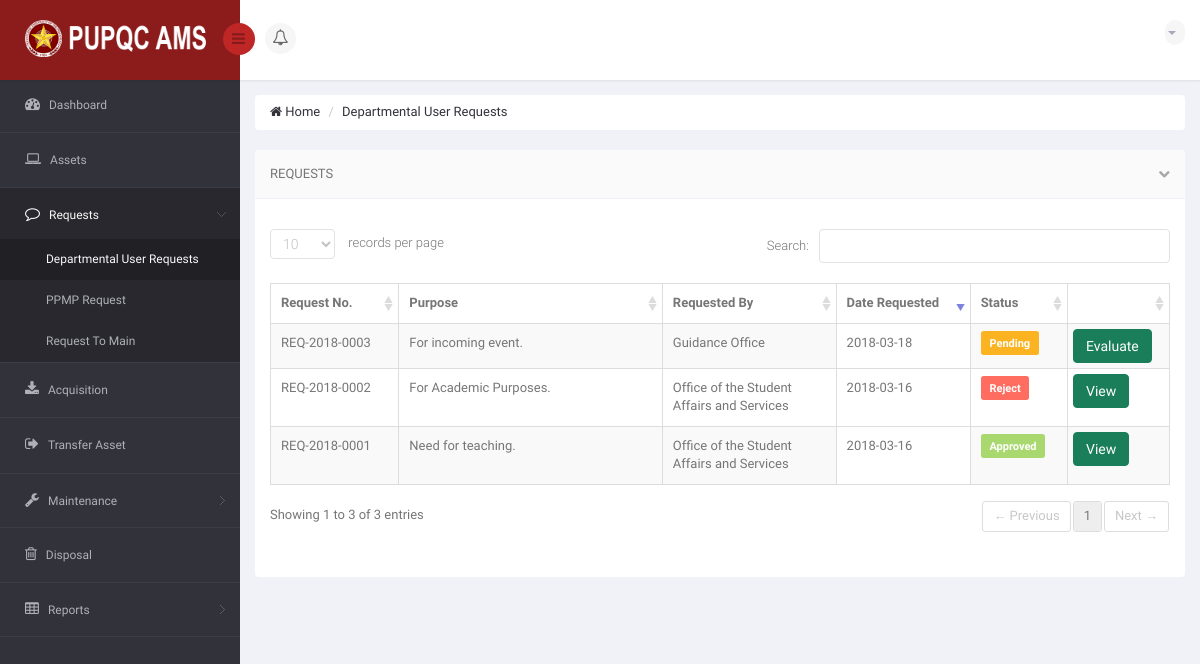
Page /DIR/PropertyOfficer/PODURequests.php (signed in) on the earlier database version.
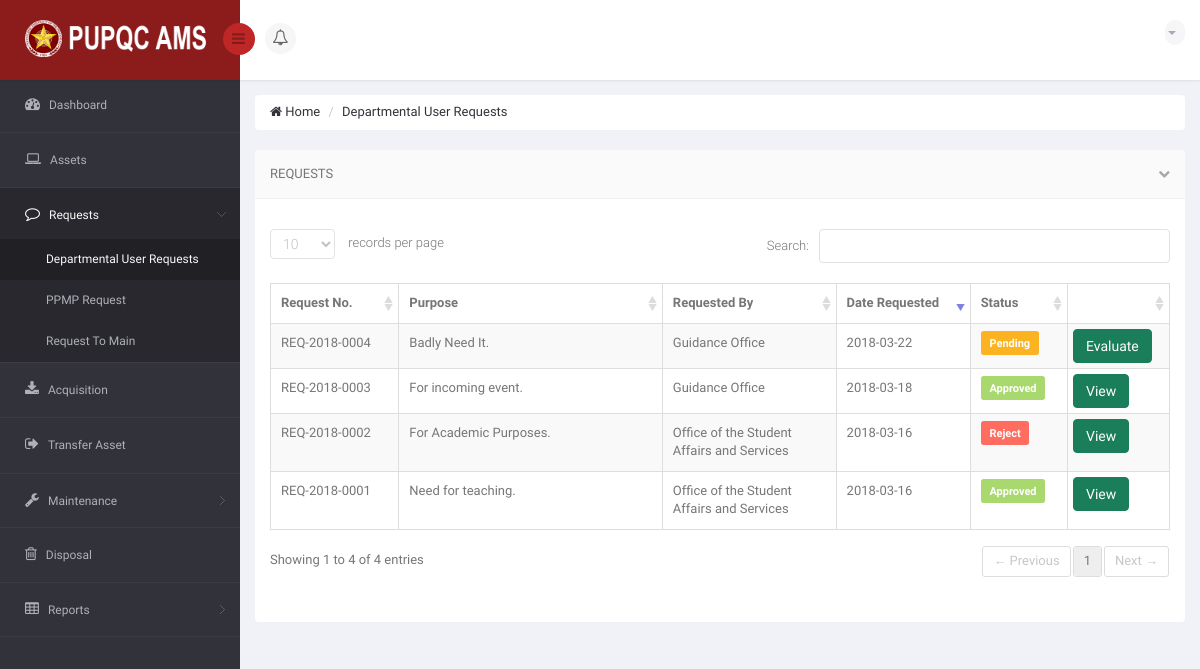
Same page on the later database version.
### tables this page shows
CREATE TABLE `ams_t_user_request_summary` (
  `URS_ID` int(11) NOT NULL,
  `URS_NO` varchar(15) NOT NULL,
  `URS_REQUEST_DATE` date NOT NULL,
  `URS_PURPOSE` varchar(350) NOT NULL,
  `URS_STATUS_TO_PO` varchar(25) NOT NULL DEFAULT 'Pending',
  `URS_APPROVED_DATE` date DEFAULT NULL,
  `URS_REJECT_DATE` date DEFAULT NULL,
  `URS_REMARKS` varchar(350) DEFAULT NULL,
  `URS_VIEW_BY_USER` int(11) NOT NULL DEFAULT '0',
  `URS_VIEW_BY_PO` int(11) NOT NULL DEFAULT '0',
  `URS_VIEW_BY_USER_MAIN` int(11) NOT NULL DEFAULT '0',
  `URS_VIEW_CLICKED` int(11) NOT NULL DEFAULT '0'
);

CREATE TABLE `ams_r_office` (
  `O_ID` int(11) NOT NULL,
  `O_CODE` varchar(50) NOT NULL,
  `O_NAME` varchar(120) NOT NULL,
  `C_ID` int(11) NOT NULL
);

### DIR/PropertyOfficer/PODURequests.php (the view, shortened to what this page needs)
<!DOCTYPE html>
<html lang="en">
<head>
    <link href="../../bs3/css/bootstrap.min.css" rel="stylesheet">
    <link href="../../css/bootstrap-reset.css" rel="stylesheet">
    <link href="../../font-awesome/css/font-awesome.css" rel="stylesheet" />
    <link href="../../js/advanced-datatable/css/demo_page.css" rel="stylesheet" />
    <link href="../../js/advanced-datatable/css/demo_table.css" rel="stylesheet" />
    <link rel="stylesheet" href="../../js/data-tables/DT_bootstrap.css" />
    <link href="../../css/style.css" rel="stylesheet">
    <link href="../../css/style-responsive.css" rel="stylesheet" />
    <link href="../../js/iCheck/skins/minimal/minimal.css" rel="stylesheet">
    <link href="../../js/iCheck/skins/minimal/red.css" rel="stylesheet">
    <link href="../../js/iCheck/skins/minimal/green.css" rel="stylesheet">
    <link href="../../js/iCheck/skins/minimal/blue.css" rel="stylesheet">
    <link href="../../js/iCheck/skins/minimal/yellow.css" rel="stylesheet">
    <link href="../../js/iCheck/skins/minimal/purple.css" rel="stylesheet">
    <link href="../../js/iCheck/skins/square/square.css" rel="stylesheet">
    <link href="../../js/iCheck/skins/square/red.css" rel="stylesheet">
    <link href="../../js/iCheck/skins/square/green.css" rel="stylesheet">
    <link href="../../js/iCheck/skins/square/blue.css" rel="stylesheet">
    <link href="../../js/iCheck/skins/square/yellow.css" rel="stylesheet">
    <link href="../../js/iCheck/skins/square/purple.css" rel="stylesheet">
    <link href="../../js/iCheck/skins/flat/grey.css" rel="stylesheet">
    <link href="../../js/iCheck/skins/flat/red.css" rel="stylesheet">
    <link href="../../js/iCheck/skins/flat/green.css" rel="stylesheet">
    <link href="../../js/iCheck/skins/flat/blue.css" rel="stylesheet">
    <link href="../../js/iCheck/skins/flat/yellow.css" rel="stylesheet">
    <link href="../../js/iCheck/skins/flat/purple.css" rel="stylesheet">
    <link rel="stylesheet" type="text/css" href="../../js/select2/select2.css" />
    <link rel="stylesheet" type="text/css" href="../../js/bootstrap-daterangepicker/daterangepicker-bs3.css" />
    <link rel="stylesheet" type="text/css" href="../../js/bootstrap-datetimepicker/css/datetimepicker.css" />
    <link rel="stylesheet" type="text/css" href="../../js/bootstrap-datepicker/css/datepicker.css" />
    <link href="../../js/plugins/sweetalert/sweetalert.css" type="text/css" rel="stylesheet" media="screen,projection">
</head>
<body>
<section id="container" >
<header class="header fixed-top clearfix">
<div class="brand">
    <a href="PODashboard.php" class="logo">
        <img src="../../images/pupqcnew.png" style="width: 193px; height: 37px;" alt="">
    </a>
    <div class="sidebar-toggle-box">
        <div class="fa fa-bars"></div>
    </div>
</div>
<div class="nav notify-row" id="top_menu">
    <ul class="nav top-menu">
        <li id="header_notification_bar" class="dropdown">
            <a data-toggle="dropdown" class="dropdown-toggle" href="#">
                <i class="fa fa-bell-o"></i>
            </a>
        </li>
    </ul>
</div>
<div class="top-nav clearfix">
    <ul class="nav pull-right top-menu">
        <li class="dropdown">
            <a data-toggle="dropdown" class="dropdown-toggle" href="#">
                <?php
                    include('../Connection/db.php');
                  ?>
                <b class="caret"></b>
            </a>
        </li>
    </ul>
</div>
</header>
<aside>
    <div id="sidebar" class="nav-collapse">
        <div class="leftside-navigation">
    <ul class="sidebar-menu" id="nav-accordion">
        <li>
            <a href="PODashboard.php">
                <i class="fa fa-dashboard"></i>
                <span>Dashboard</span>
            </a>
        </li>
        <li>
            <a href="POAsset.php">
                <i class="fa fa-laptop"></i>
                <span>Assets</span>
            </a>
        </li>
        <li class="sub-menu">
            <a href="javascript:;" class="active">
                <i class="fa fa-comment-o"></i>
                <span>Requests</span>
            </a>
            <ul class="sub">
                <li class="active"><a href="PODURequests.php">Departmental User Requests</a></li>
                <li><a href="POPPMP.php">PPMP Request</a></li>
                <li><a href="PORequestToMain.php">Request To Main</a></li>
            </ul>
        </li>
        <li>
            <a href="POAcquisition.php">
                <i class="fa fa-download"></i>
                <span>Acquisition</span>
            </a>
        </li>
        <li>
            <a href="POTransferAsset.php">
                <i class="fa fa-sign-out"></i>
                <span>Transfer Asset</span>
            </a>
        </li>
        <li class="sub-menu">
            <a href="javascript:;">
                <i class="fa fa-wrench"></i>
                <span>Maintenance</span>
            </a>
        </li>
        <li>
            <a href="PODisposal.php">
                <i class="fa fa-trash-o"></i>
                <span>Disposal</span>
            </a>
        </li>
        <li class="sub-menu">
            <a href="javascript:;">
                <i class="fa fa fa-table"></i>
                <span>Reports</span>
            </a>
        </li>
    </ul>
</div
    </div>
</aside>
    <section id="main-content">
        <section class="wrapper">
            <div class="row">
                <div class="col-md-12">
                    <ul class="breadcrumb">
                        <li><a href="PODashboard.php"><i class="fa fa-home"></i> Home</a></li>
                        <li><a href="PORequisitionRequests.php">Departmental User Requests</a></li>
                    </ul>
                </div>
            </div>
            <div class="row">
                <div class="col-sm-12">
                    <section class="panel">
                        <header class="panel-heading">
                            Requests
                            <span class="tools pull-right">
                                <a href="javascript:;" class="fa fa-chevron-down"></a>
                             </span>
                        </header>
                        <div class="panel-body">
                            <div class="adv-table">
                                <table  class="display table table-bordered table-striped" id="dynamic-table">
                                    <thead>
                                        <tr>
                                            <th style="width: 135px;">Request No.</th>
                                            <th style="">Purpose</th>
                                            <th style="width: 175px;">Requested By</th>
                                            <th style="width: 140px;">Date Requested</th>
                                            <th style="width: 100px;">Status</th>
                                            <th style="width: 95px;"></th>
                                        </tr>
                                    </thead>
                                    <tbody>
                                        <?php
                                            $sql = "SELECT * FROM `ams_t_user_request_summary` AS URS INNER JOIN `ams_t_user_request` AS UR ON UR.URS_ID = URS.URS_ID INNER JOIN `ams_r_employee_profile` AS EP ON UR.EP_ID = EP.EP_ID INNER JOIN `ams_r_office` AS O ON EP.O_ID = O.O_ID GROUP BY URS.URS_ID ORDER BY URS.URS_REQUEST_DATE DESC, URS.URS_ID DESC";
                                            $result = mysqli_query($connection, $sql) or die("Bad Query: $sql");
                                            while($row = mysqli_fetch_assoc($result))
                                            {
                                              $id = $row['URS_ID'];
                                              $no = $row['URS_NO'];
                                              $date = $row['URS_REQUEST_DATE'];
                                              $purpose = $row['URS_PURPOSE'];
                                              $officename = $row['O_NAME'];
                                              $statuz = $row['URS_STATUS_TO_PO'];
                                        ?>
                                        <tr class="gradeX">
                                            <td> <?php echo $no; ?> </td>
                                            <td> <?php echo $purpose; ?> </td>
                                            <td> <?php echo $officename; ?> </td>
                                            <td> <?php echo $date; ?> </td>
                                            <?php
                                                if ($statuz == 'Pending')
                                                {
                                            ?>
                                            <td> <p class="label label-warning label-mini" style="font-size: 11px;"> <?php echo $statuz; ?> </p>
                                            </td>
                                            <td>
                                                <a href="POViewRequestFromDU.php?viewrequests=<?php echo $id; ?>" class="btn btn-success" style="margin: -5px;">Evaluate</a>
                                            </td>
                                            <?php
                                                }
                                                elseif ($statuz == 'Approved')
                                                {
                                            ?>
                                            <td> <p class="label label-success label-mini" style="font-size: 11px;"> <?php echo $statuz; ?> </p>
                                            </td>
                                            <td>
                                                <a href="POViewRequestToMain.php?reqmain=<?php echo $id; ?>" class="btn btn-success" style="margin: -5px;" >View</a>
                                            </td>
                                            <?php
                                                }
                                                elseif ($statuz == 'Reject')
                                                {
                                            ?>
                                            <td> <p class="label label-danger label-mini" style="font-size: 11px;"> <?php echo $statuz; ?> </p>
                                            </td>
                                            <td>
                                                <a href="POViewRejectedRequestByPO.php?reqnnumber=<?php echo $id; ?>" class="btn btn-success" style="margin: -5px;" >View</a>
                                            </td>
                                            <?php
                                                }
                                            ?>
                                        </tr>
                                        <?php
                                            }
                                        ?>
                                    </tbody>
                                </table>
                            </div>
                        </div>
                    </section>
                </div>
            </div>
        </section>
    </section>
</section>
</body>
</html>

### js/advanced-datatable/css/demo_table.css (style rules this page uses)
table.display { margin: 0 auto; clear: both; width: 100%; }
table.display thead th { padding: 3px 18px 3px 10px; border-bottom: 1px solid black; font-weight: bold; cursor: pointer; * cursor: hand; }
table.display td { padding: 3px 10px; }
.sorting_desc { background: url('../images/sort_desc.png') no-repeat center right; }
.sorting { background: url('../images/sort_both.png') no-repeat center right; }
table.display tr.odd.gradeX { background-color: #ffdddd; }
table.display tr.even.gradeX { background-color: #ffeeee; }
tr.odd { background-color: #F9F9F9; }
tr.even { background-color: white; }
tr.odd td.sorting_1 { background-color: #D3D6FF; }
tr.even td.sorting_1 { background-color: #EAEBFF; }
tr.odd.gradeX td.sorting_1 { background-color: #ffc4c4; }
tr.even.gradeX td.sorting_1 { background-color: #ffd5d5; }
table.display tr.gradeX { background-color: #ffdddd; }

Differences in the rows shown:
added ams_t_user_request_summary: URS_NO "REQ-2018-0004", URS_PURPOSE "Badly Need It.", ams_r_office.O_NAME "Guidance Office", URS_REQUEST_DATE "2018-03-22", URS_STATUS_TO_PO "Pending"
changed ams_t_user_request_summary "REQ-2018-0003": URS_STATUS_TO_PO "Pending" → "Approved"; URS_STATUS_TO_PO "Evaluate" → "View"
Other differences:
text written by a page script: "records per page Search: Showing 1 to 3 of 3 entries ← Previous 1 Next →" → "records per page Search: Showing 1 to 4 of 4 entries ← Previous 1 Next →"
